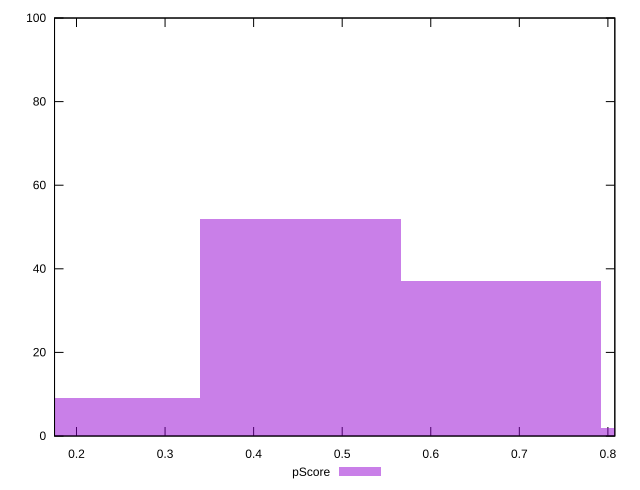

Write the gnuplot code that produced this figure.
reset

$pScore <<EOF
0.45297447603548785 52
0.6794617140532317 37
0.22648723801774392 9
0.9059489520709757 2
EOF

set key outside below
set boxwidth 0.22648723801774392
set xrange [0.17520589767017875:0.8078207493849949]
set yrange [0:100]
set trange [0:100]
set style fill transparent solid 0.5 noborder
set terminal svg size 640, 490 enhanced background rgb 'white'
set output "reports/report_00027_2021-02-24T12-40-31.850Z/mainthread-work-breakdown/samples/astro/pScore/histogram.svg"

plot $pScore title "pScore" with boxes

reset
